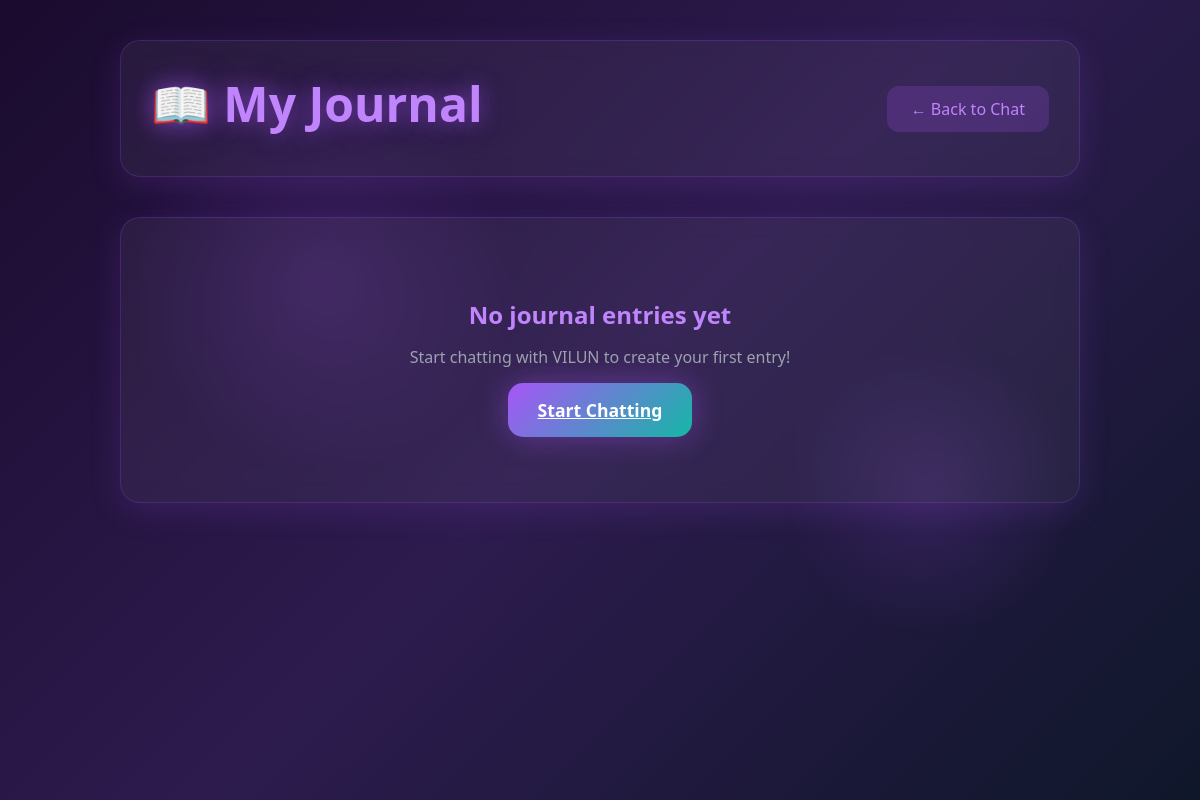
Page /journal (signed in) on the earlier database version.
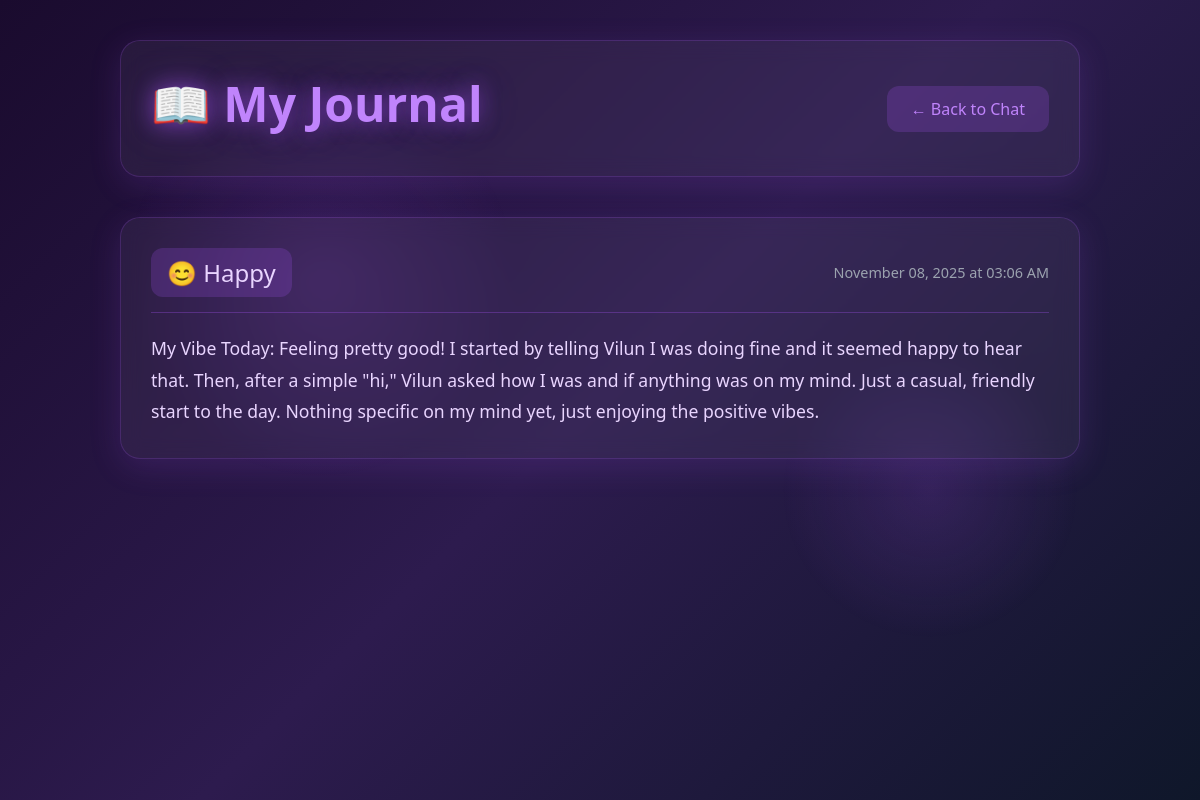
Same page on the later database version.
### models.py (models this page shows, shortened)
class Journal(db.Model):
    __tablename__ = 'journals'
    id = db.Column(db.Integer, primary_key=True)
    user_id = db.Column(db.Integer, db.ForeignKey('users.id'), nullable=False)
    mood = db.Column(db.String(50), nullable=False)
    summary = db.Column(db.Text, nullable=False)
    goal_progress = db.Column(db.Text, nullable=True)
    timestamp = db.Column(db.DateTime, default=datetime.utcnow)

### app.py (the view)
@app.route('/journal')
@login_required
def journal_view():
    journals = Journal.query.filter_by(user_id=current_user.id).order_by(Journal.timestamp.desc()).all()
    return render_template('journal.html', journals=journals)

### app.py (called while the page is built)
@login_manager.user_loader
def load_user(user_id):
    return User.query.get(int(user_id))

### templates/journal.html (shortened to what this page needs)
{% extends "base.html" %}
{% block content %}
<div class="journal-container">
    <div class="floating-shapes"></div>
    <div class="journal-header glass">
        <h1 class="glow-text">📖 My Journal</h1>
        <a href="{{ url_for('chatbot') }}" class="btn-back">← Back to Chat</a>
    </div>
    <div class="journal-entries">
        {% if journals %}
            {% for journal in journals %}
            <div class="journal-card glass fade-in">
                <div class="journal-header-info">
                    <span class="mood-badge">{{ journal.mood }}</span>
                    <span class="journal-date">{{ journal.timestamp.strftime('%B %d, %Y at %I:%M %p') }}</span>
                </div>
                <div class="journal-content">
                    <p>{{ journal.summary }}</p>
                </div>
            </div>
            {% endfor %}
        {% else %}
            <div class="empty-state glass">
                <h2>No journal entries yet</h2>
                <p>Start chatting with VILUN to create your first entry!</p>
                <a href="{{ url_for('chatbot') }}" class="btn-primary glow-btn">Start Chatting</a>
            </div>
        {% endif %}
    </div>
</div>
{% endblock %}

### templates/base.html (shortened to what this page needs)
<!DOCTYPE html>
<html lang="en">
<head>
    <link rel="stylesheet" href="{{ url_for('static', filename='css/main.css') }}">
</head>
<body>
    {% block content %}{% endblock %}
</body>
</html>

### static/css/main.css (style rules this page uses)
* { margin: 0; padding: 0; box-sizing: border-box; }
:root { --deep-purple: #1a0b2e; --dark-purple: #2d1b4e; --accent-purple: #a855f7; --light-purple: #c084fc; --teal: #14b8a6; --dark-teal: #0f766e; --text-primary: #e9d5ff; --text-secondary: #9ca3af; }
body { font-family: 'Segoe UI', Tahoma, Geneva, Verdana, sans-serif; background: linear-gradient(135deg, var(--deep-purple) 0%, var(--dark-purple) 50%, #0f172a 100%); background-attachment: fixed; color: var(--text-primary); min-height: 100vh; overflow-x: hidden; }
.glass { background: rgba(255, 255, 255, 0.05); backdrop-filter: blur(20px); border: 1px solid rgba(168, 85, 247, 0.2); box-shadow: 0 8px 32px 0 rgba(168, 85, 247, 0.15); }
.glow-text { color: var(--light-purple); text-shadow: 0 0 20px rgba(168, 85, 247, 0.5), 0 0 40px rgba(168, 85, 247, 0.3); font-size: 3rem; margin-bottom: 10px; }
.floating-shapes { position: absolute; top: 0; left: 0; width: 100%; height: 100%; pointer-events: none; overflow: hidden; }
.floating-shapes::before, .floating-shapes::after { content: ''; position: absolute; border-radius: 50%; background: radial-gradient(circle, rgba(168, 85, 247, 0.15) 0%, transparent 70%); animation: float 10s ease-in-out infinite; }
.floating-shapes::before { width: 400px; height: 400px; top: 10%; left: 10%; }
.floating-shapes::after { width: 300px; height: 300px; bottom: 20%; right: 10%; animation-delay: -5s; }

### templates/journal.html (style rules this page uses)
.journal-container { min-height: 100vh; padding: 40px 20px; max-width: 1000px; margin: 0 auto; }
.journal-header { display: flex; justify-content: space-between; align-items: center; padding: 30px; border-radius: 20px; margin-bottom: 40px; backdrop-filter: blur(10px); }
.btn-back { background: rgba(168, 85, 247, 0.2); padding: 12px 24px; border-radius: 12px; color: #c084fc; text-decoration: none; transition: all 0.3s; }
.journal-entries { display: flex; flex-direction: column; gap: 25px; }
.journal-card { padding: 30px; border-radius: 20px; backdrop-filter: blur(10px); animation: slideUp 0.5s ease-out; }
.journal-header-info { display: flex; justify-content: space-between; align-items: center; margin-bottom: 20px; padding-bottom: 15px; border-bottom: 1px solid rgba(168, 85, 247, 0.3); }
.mood-badge { font-size: 1.5rem; padding: 8px 16px; background: rgba(168, 85, 247, 0.2); border-radius: 12px; }
.journal-date { color: #9ca3af; font-size: 0.9rem; }
.journal-content p { color: #e9d5ff; line-height: 1.8; font-size: 1.1rem; }

Differences in the rows shown:
added Journal: mood "😊 Happy", timestamp "November 08, 2025 at 03:06 AM", summary "My Vibe Today: Feeling pretty good! I started by telling Vilun I was doing fine and it seemed happy to hear that. Then, after a simple \"hi,\" Vilun asked how I was and if anything was on my mind. Just a casual, friendly start to the day. Nothing specific on my mind yet, just enjoying the positive vibes."
Other differences:
text no longer shown: "No journal entries yet Start chatting with VILUN to create your first entry! Start Chatting"
